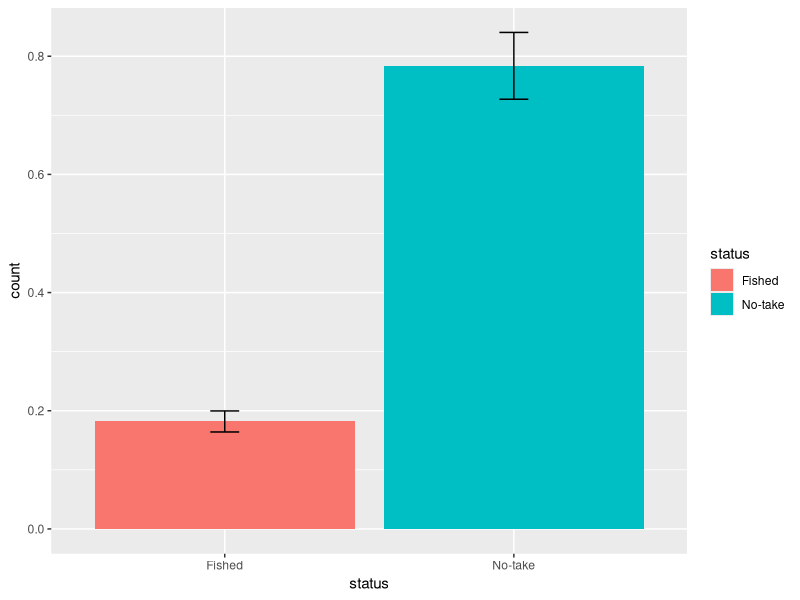
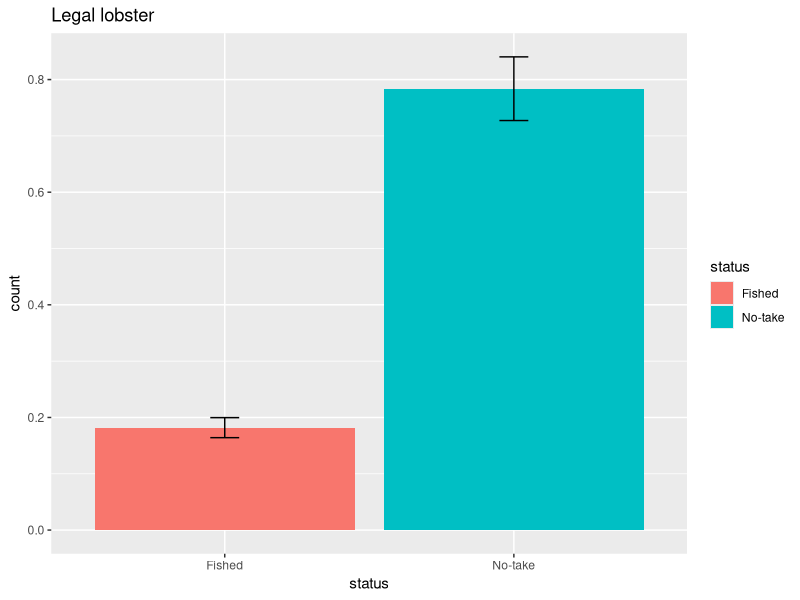
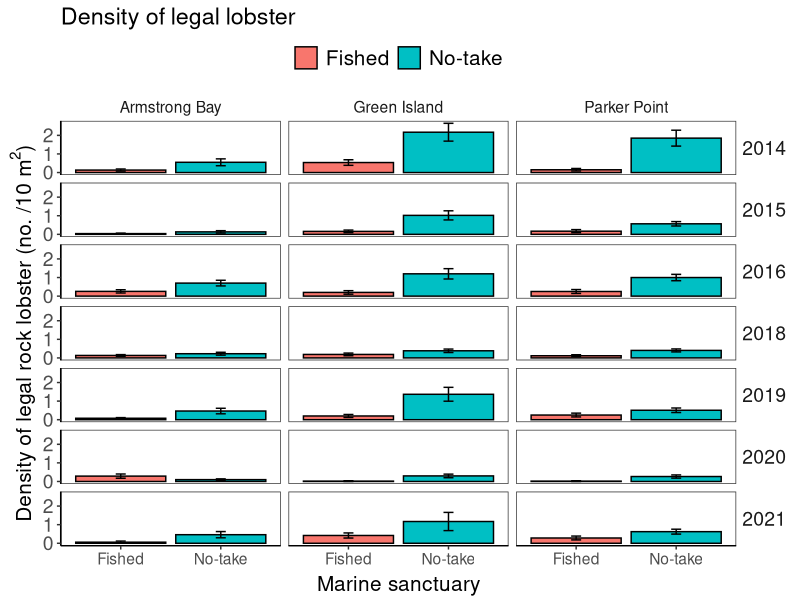
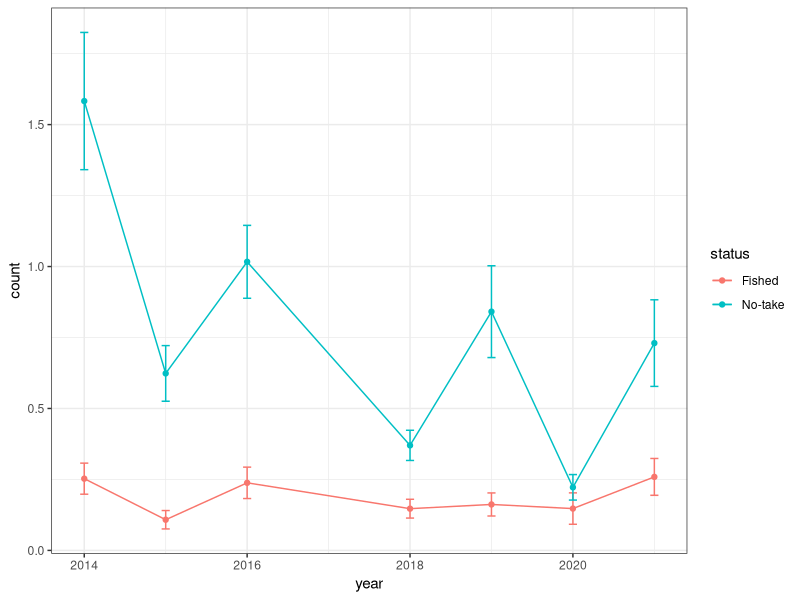
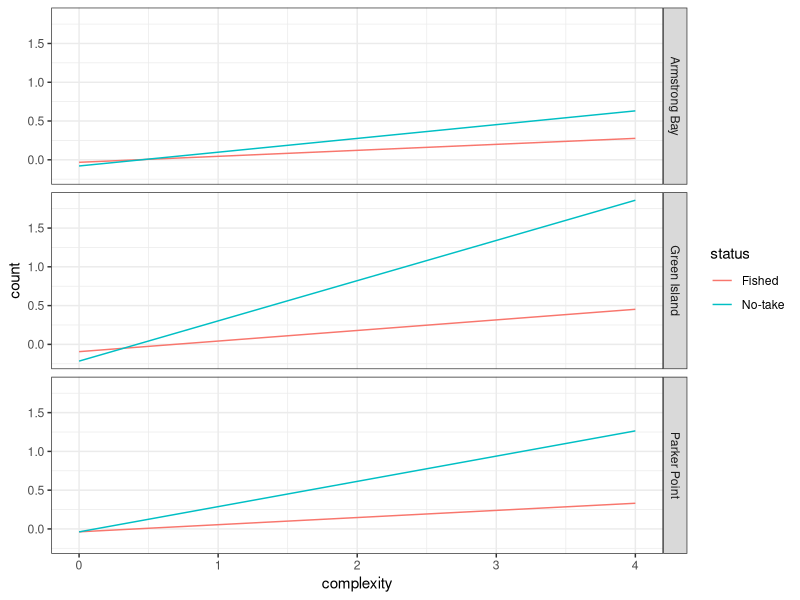
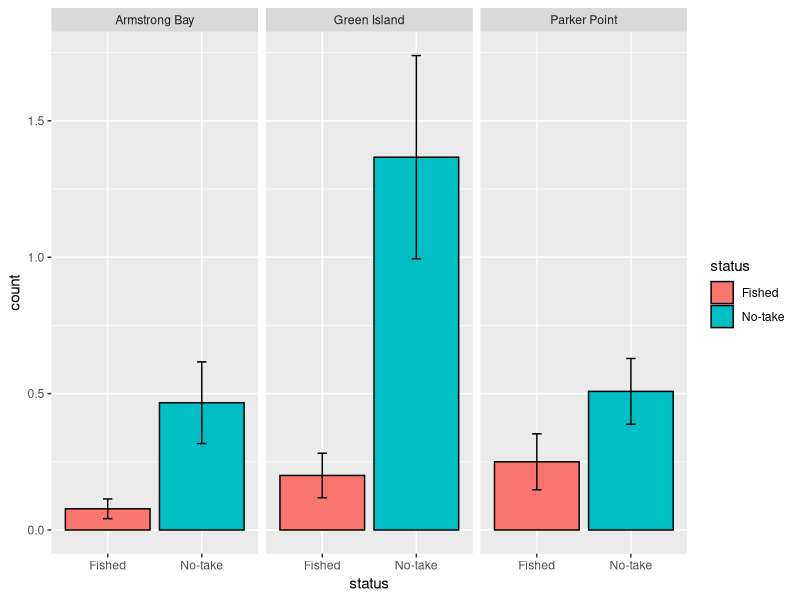
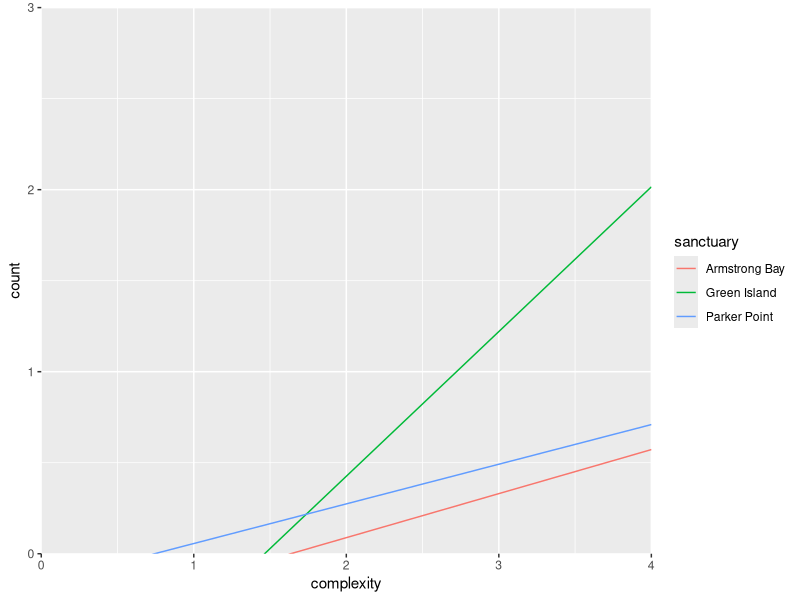
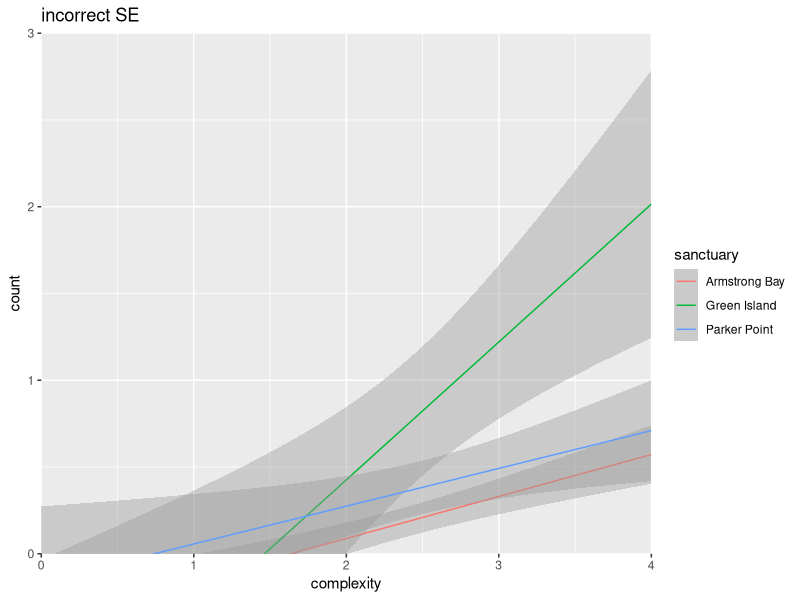

Write the R code that produced these figures, in order.
## ---- chunk 1

library(knitr)
knitr::opts_chunk$set(echo = TRUE)
## ---- chunk 2
library(tidyr) #to tidy data
library(dplyr) #to transform data
library(readr) #to write data
library(here) #to make robust links to files

library(forcats) #to transform catagorical data
library(ggplot2) #to plot data
## ---- chunk 3
study<-"lobster.density"
## ---- chunk 4
se <- function(x) sd(x) / sqrt(length(x))
se.min <- function(x) (mean(x)) - se(x) #to make SE min.
se.max <- function(x) (mean(x)) + se(x) #to make SE max.
## ---- chunk 5
data.dir <- here("Data")
## ---- chunk 6
dir.create(file.path(here(), "Plots")) #create Plots folder

plots.dir=here("Plots")
## ---- chunk 7
setwd(data.dir)#this is out shortcut using here()
dir()

dat<-read_csv("lobster.density.csv")%>%
  glimpse()

## ---- chunk 8

ggplot(dat%>%filter(size.class=="legal"), aes(x=status, y=count,fill=status)) + 
  stat_summary(fun.y=mean, geom="bar") + #add bar at mean
  stat_summary(fun.ymin = se.min, fun.ymax = se.max, geom = "errorbar", width = 0.1) #add error bars

## ---- chunk 9

ggsave(here("Plots","status.barplot.png"))

## ---- chunk 10
status.barplot <- ggplot(dat%>%filter(size.class=="legal"), aes(x=status, y=count,fill=status)) + 
  stat_summary(fun.y=mean, geom="bar") + #add bar at mean
  stat_summary(fun.ymin = se.min, fun.ymax = se.max, geom = "errorbar", width = 0.1) + #add error bars
  ggtitle("Legal lobster") #add a title
status.barplot

## ---- chunk 11
ggsave(here("Plots","status.barplot2.png"),status.barplot)


ggsave(here("Plots","status.barplot2.png"),status.barplot,
       width = 15, height = 8,units = "cm") 

## ---- chunk 12
Theme1 <-
  theme(
    panel.grid.major = element_blank(), #turns off the major grid lines
    panel.grid.minor = element_blank(), #turns off the minor grid lines
    
    text=element_text(size=14), #sets all text to 14
    
    axis.title.x=element_text(vjust=0.3, size=15),
    axis.title.y=element_text(vjust=0.6, angle=90, size=15),
    axis.text.y=element_text(size=14),
    axis.line.x=element_line(colour="black", size=0.5,linetype='solid'),
    axis.line.y=element_line(colour="black", size=0.5,linetype='solid'),
    
    legend.title = element_blank(), #turns off the legend title
    legend.background = element_blank(), #turns off the legend outline
    legend.key = element_blank(), # turns off the rectangle around symbols in the legend
    legend.text = element_text(size=15),
    legend.position = "top",
    
    strip.text.y = element_text(size = 14,angle = 0), #sets size and angle of text in facet strip
    strip.background = element_blank()) #turns off the facet strip box
## ---- chunk 13

status.year.sanctuary<-ggplot(dat%>%filter(size.class=="legal"), aes(x=status, y=count,fill=status)) + 
  stat_summary(fun.y=mean, geom="bar", colour="black") +
  stat_summary(fun.ymin = se.min, fun.ymax = se.max, geom = "errorbar", width = 0.1) +
  # Labels
  xlab("Marine sanctuary")+
  ylab(bquote('Density of legal rock lobster (no. /10 m'^2*')'))+
  ggtitle("Density of legal lobster")+
  # Apperance
  theme_bw()+
  Theme1+
  facet_grid(year~sanctuary)
status.year.sanctuary

## ---- chunk 14
ggsave(here("Plots","status.barplot.png"),status.year.sanctuary,
       width = 15, height = 15,units = "cm")

## ---- chunk 15
ggplot(dat%>%filter(size.class=="legal"), aes(x=year, y=count,colour=status)) + 
  stat_summary(fun.y=mean, geom="point") +
  stat_summary(fun.y=mean, geom="line") +
  stat_summary(fun.ymin = se.min, fun.ymax = se.max, geom = "errorbar", width = 0.1)+
  theme_bw()
## ---- chunk 16
ggplot(dat%>%filter(size.class=="legal"), aes(x=complexity, y=count,colour=status)) + 
  geom_smooth(method=lm, size=0.5,se=F)+
  theme_bw()+
  facet_grid(sanctuary~.)
## ---- chunk 17
ggplot(dat%>%filter(size.class=="legal"&year==2019),aes(x=status, y=count,fill=status)) +
    stat_summary(fun.y=mean, geom="bar", colour="black") +
    stat_summary(fun.ymin = se.min, fun.ymax = se.max, geom = "errorbar", width = 0.1) +
    facet_grid(.~sanctuary)
## ---- chunk 18
 ggplot(dat%>%filter(size.class=="legal"&year==2019), aes(x=complexity, y=count,colour=sanctuary)) + 
    geom_smooth(method=lm, size=0.5,se=F)+
    coord_cartesian(ylim = c(0, 3), expand = FALSE)
## ---- chunk 19
 ggplot(dat%>%filter(size.class=="legal"&year==2019), aes(x=complexity, y=count,colour=sanctuary)) + 
    geom_smooth(method=lm, size=0.5,se=T)+
    coord_cartesian(ylim = c(0, 3), expand = FALSE)+
  ggtitle("incorrect SE")
